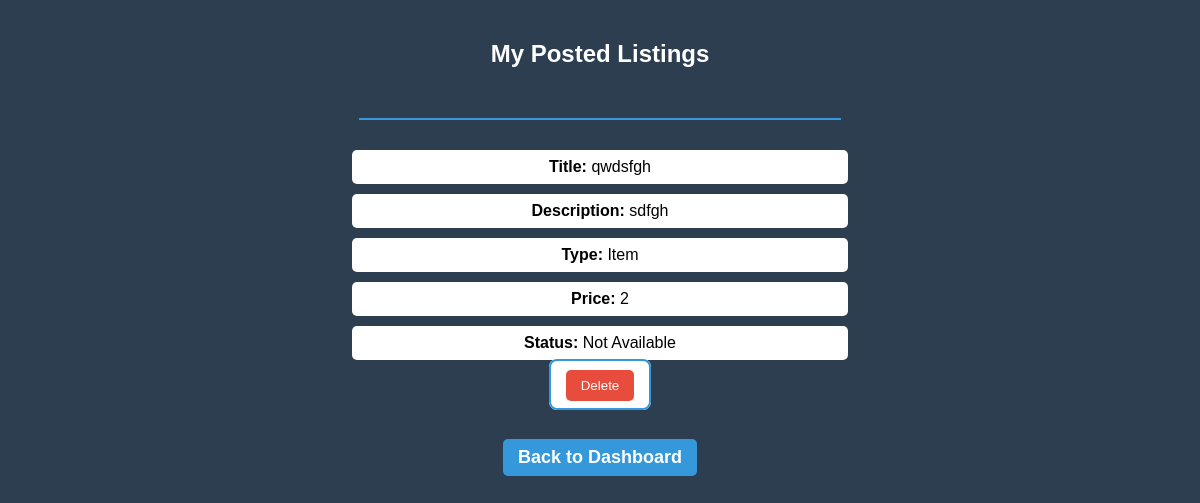
/my_posts (signed in), run on the app's committed database.
### tables this page shows
CREATE TABLE listings (
            id INTEGER PRIMARY KEY AUTOINCREMENT,
            title TEXT,
            description TEXT,
            type TEXT,
            price INTEGER,
            owner_id INTEGER,
            available INTEGER DEFAULT 1,
            available_from TEXT,
            available_to TEXT
        );

### app.py (the view)
@app.route("/my_posts")
def my_posts():
    if "user_id" not in session:
        return redirect("/login")
    conn = sqlite3.connect("database.db")
    c = conn.cursor()
    c.execute("""
        SELECT id, title, description, type, price, available
        FROM listings
        WHERE owner_id = ?
    """, (session["user_id"],))
    listings = c.fetchall()
    conn.close()
    return render_template("my_posts.html", listings=listings)

### templates/my_posts.html (shortened to what this page needs)
<!DOCTYPE html>
<html>
<head>
    <link rel="stylesheet" href="{{ url_for('static', filename='style.css') }}">
</head>
<body>
<h2>My Posted Listings</h2>
{% if listings %}
    {% for item in listings %}
        <hr>
        <p><strong>Title:</strong> {{ item[1] }}</p>
        <p><strong>Description:</strong> {{ item[2] }}</p>
        <p><strong>Type:</strong> {{ item[3] }}</p>
        <p><strong>Price:</strong> {{ item[4] }}</p>
        <p><strong>Status:</strong>
            {% if item[5] %}
                Available
            {% else %}
                Not Available
            {% endif %}
        </p>
        <form action="/delete/{{ item[0] }}" method="POST" style="display:inline;">
            <button type="submit">Delete</button>
        </form>
    {% endfor %}
{% else %}
    <p>You have not posted anything yet.</p>
{% endif %}
<br><br>
<a href="/dashboard">Back to Dashboard</a>
</body>
</html>

### static/style.css (style rules this page uses)
body { margin: 0; background-color: #2c3e50; font-family: Arial, sans-serif; }
a { display: block; margin: 15px 0; font-size: 18px; text-decoration: none; color: #f1f4f6; text-align: center; }
body { margin: 0; background-color: #2c3e50; font-family: Arial, sans-serif; text-align: center; }
h2 { color: white; padding: 20px; }
hr { width: 60%; margin: 30px auto; border: 1px solid #3498db; }
h3, p, form { width: 60%; margin: 10px auto; }
form { padding: 15px; border: 2px solid #3498db; border-radius: 8px; background-color: white; }
button { padding: 8px 15px; background-color: #3498db; color: white; border: none; border-radius: 5px; }
a { color: #3498db; font-weight: bold; text-decoration: none; }
p { width: 60%; margin: 10px auto; background: white; padding: 8px; border-radius: 5px; }
a { display: inline-block; margin: 10px 10px; padding: 8px 15px; background-color: #3498db; color: white; text-decoration: none; border-radius: 5px; }
hr { width: 35%; margin: 30px auto; border: 1px solid #3498db; }
p { width:35%; margin: 10px auto; background: white; padding: 8px; border-radius: 5px; }
a { display: inline-block; margin: 20px; padding: 8px 15px; background-color: #3498db; color: white; text-decoration: none; border-radius: 5px; }
body { margin: 0; background-color: #2c3e50; font-family:'Lucida Sans', 'Lucida Sans Regular', 'Lucida Grande', 'Lucida Sans Unicode', Geneva, Verdana, sans-serif; text-align: center; }
hr { width: 40%; margin: 30px auto; border: 1px solid #3498db; }
p { width: 40%; margin: 10px auto; background: white; padding: 8px; border-radius: 5px; }
button { padding: 8px 15px; background-color: #e74c3c; color: white; border: none; border-radius: 5px; cursor: pointer; }

### data on the page
listings: title "qwdsfgh", description "sdfgh", type "Item", price "2", available "Not Available"
